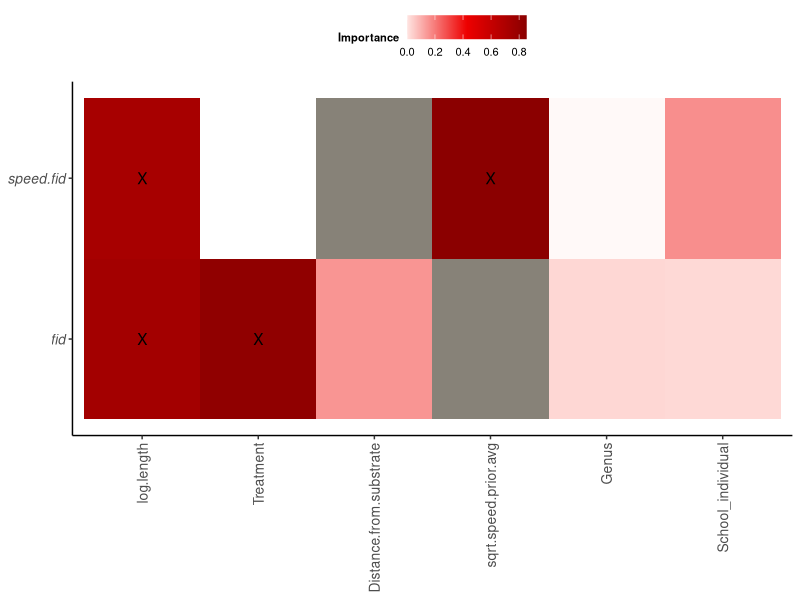

This chart was generated by the following R code:
setwd("~/Documents/Master UWA/thesis/Results/GitHub/Analysis-Asunsolo_FID")

####Librarys####
library(dplyr)
library(tidyr)
#fid<- read.csv("FID_all.var.imp.csv")
#speed.fid<- read.csv("FID_all.var.imp.speed.fid.csv")

#data<-rbind(fid,speed.fid)

data<- read.csv("ALL_imp_var_fid_speedfid_SchoolMean.csv")%>%
  dplyr::rename(resp.var= X)%>%
  tidyr::gather(key=predictor,value=importance,2:ncol(.))%>%
  glimpse()

# Part 2 - custom plot of importance scores----


# Plotting defaults----
library(ggplot2)
# Theme-
Theme1 <-
  theme( # use theme_get() to see available options
    panel.grid.major = element_blank(),
    panel.grid.minor = element_blank(),
    legend.background = element_rect(fill="white"),
    legend.key = element_blank(), # switch off the rectangle around symbols in the legend
    legend.text = element_text(size=8),
    legend.title = element_text(size=8, face="bold"),
    legend.position = "top",
    legend.direction="horizontal",
    text=element_text(size=10),
    strip.text.y = element_text(size = 10,angle = 0),
    axis.title.x=element_text(vjust=0.3, size=10),
    axis.title.y=element_text(vjust=0.6, angle=90, size=10),
    axis.text.x=element_text(size=10,angle = 90, hjust=1,vjust=0.5),
    axis.text.y=element_text(size=10,face="italic"),
    axis.line.x=element_line(colour="black", size=0.5,linetype='solid'),
    axis.line.y=element_line(colour="black", size=0.5,linetype='solid'),
    strip.background = element_blank())


# colour ramps-
re <- colorRampPalette(c("mistyrose", "red2","darkred"))(200)

# Labels-
legend_title<-"Importance"

# Annotations-
data.label<-data%>%
  mutate(label=NA)%>%
  mutate(label=ifelse((predictor=="log.length"&resp.var=="fid"),"X",
               ifelse((predictor=="Treatment"&resp.var=="fid"),"X",label)))%>%
  mutate(label=ifelse(predictor=="log.length"&resp.var=="speed.fid","X",ifelse(predictor=="sqrt.speed.priorAvg"&resp.var=="speed.fid","X",label)))%>%
  glimpse()

# Plot gg.importance.scores ----
gg.importance.scores <- ggplot(data.label, aes(x=predictor,y=resp.var,fill=importance))+
  geom_tile(show.legend=T) +
  scale_fill_gradientn(legend_title,colours=c("white", re), na.value = "#878278",
                       limits = c(0, max(data.label$importance)))+
  scale_x_discrete(limits=c("log.length",
                            "Treatment",
                            "log.DFSAvg",
                            "sqrt.speed.priorAvg",
                            "genus",
                            "school_individual"),
                   labels=c(
                     "log.length",
                     "Treatment",
                     "Distance.from.substrate",
                     "sqrt.speed.prior.avg",
                     "Genus",
                     "School_individual"
                   ))+
  scale_y_discrete(limits = c("fid",
                              "speed.fid"),
                   labels=c("fid",
                            "speed.fid"))+
  xlab(NULL)+
  ylab(NULL)+
  theme_classic()+
  Theme1+
  geom_text(aes(label=label))
gg.importance.scores
